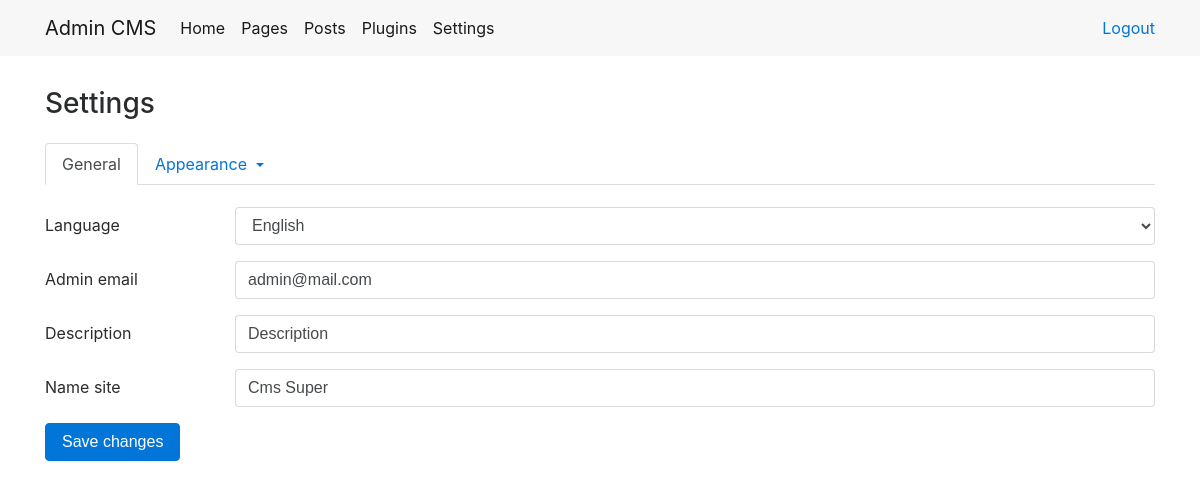
The app's page /admin/settings/general/ (signed in) with its own data.
### tables this page shows
CREATE TABLE `setting` (
  `id` int(11) NOT NULL AUTO_INCREMENT,
  `name` varchar(255) NOT NULL,
  `key_field` varchar(100) NOT NULL,
  `value` varchar(255) NOT NULL,
  `section` varchar(155) NOT NULL DEFAULT 'general',
  PRIMARY KEY (`id`),
  UNIQUE KEY `key` (`key_field`),
  UNIQUE KEY `name` (`name`)
);

### engine/Core/Template/View.php (called while the page is built, shortened)
<?php
class View
{
    public $di;
    public function __construct(DI $di)
    {
        $this->di      = $di;
    }
    public function render($template, $vars = [])
    {
        $templatePath = $this->getTemplatePath($template, ENV);
        $vars['lang'] = $this->di->get('language');
        extract($vars);
        try {
            require $templatePath;
        } catch (\Exception $e) {
            ob_end_clean();
            throw $e;
        }
    }
    private function getTemplatePath($template, $env = null)
    {
        return path('view') . '/' . $template . '.php';
    }
}

### admin/Controller/SettingController.php (called while the page is built, shortened)
<?php
class SettingController extends AdminController
{
    public function general()
    {
        $this->data['settings']  = $this->model->setting->getSettings();
        $this->data['languages'] = languages();
        $this->view->render('setting/general', $this->data);
    }
}

### engine/Cms.php (called while the page is built, shortened)
<?php
class Cms
{
    private $di;
    public function __construct($di)
    {
        $this->di = $di;
        $this->router = $this->di->get('router');
    }
    public function run()
    {
        try {
            $routerDispatch = $this->router->dispatch(Common::getMethod(), Common::getPathUrl());
            list($class, $action) = explode(':', $routerDispatch->getController(), 2);
            $parameters = $routerDispatch->getParameters();
            call_user_func_array([new $controller($this->di), $action], $parameters);
        }catch (\Exception $e) {
            echo $e->getMessage();
            exit;
        }
    }
}

### engine/bootstrap.php (called while the page is built, shortened)
<?php
try {
    $di = new DI();
    $di->set('model', []);
    $cms = new Cms($di);
    $cms->run();
} catch (\ErrorException $e) {
    echo $e->getMessage();
}

### admin/index.php (called while the page is built, shortened)
<?php
require_once '../engine/bootstrap.php';

### engine/Core/Database/Connection.php (called while the page is built, shortened)
<?php
class Connection
{
    private $link;
    private function connect()
    {
        $config = Config::group('database');
        $dsn = 'mysql:host='.$config['host'].';dbname='.$config['db_name'].';charset='.$config['charset'];
        $this->link = new PDO($dsn, $config['username'], $config['password']);
        return $this;
    }
    public function query($sql, $values = [], $statement = PDO::FETCH_OBJ)
    {
        $sth = $this->link->prepare($sql);
        $sth->execute($values);
        $result = $sth->fetchAll($statement);
        return $result;
    }
}

### engine/Core/Config/Repository.php (called while the page is built, shortened)
<?php
class Repository
{
    protected static $stored = [];
    public static function store($group, $key, $data)
    {
        if (!isset(static::$stored[$group]) || !is_array(static::$stored[$group])) {
            static::$stored[$group] = [];
        }
        static::$stored[$group][$key] = $data;
    }
    public static function retrieveGroup($group)
    {
        return isset(static::$stored[$group]) ? static::$stored[$group] : false;
    }
}

### engine/function.php (called while the page is built, shortened)
<?php
function path($section)
{
    $pathMask = ROOT_DIR . DS . '%s';
    switch (strtolower($section))
    {
    case 'config':
        return sprintf($pathMask, 'Config');
    case 'view':
        return sprintf($pathMask, 'View');
    case 'language':
        return sprintf($pathMask, 'Language');
    }
}
function languages()
{
    $directory = path('language');
    $list      = scandir($directory);
    $languages = [];
    if (!empty($list)) {
        unset($list[0]);
        unset($list[1]);
        foreach ($list as $dir) {
            $pathLangDir = $directory . DS . $dir;
            $pathConfig  = $pathLangDir . '/config.json';
            if (is_dir($pathLangDir) and is_file($pathConfig)) {
                $config = file_get_contents($pathConfig);
                $info   = json_decode($config);
                $languages[] = $info;
            }
        }
    }
    return $languages;
}

### engine/Core/Config/Config.php (called while the page is built, shortened)
<?php
class Config
{
    public static function group($group)
    {
        return Repository::retrieveGroup($group);
    }
    public static function file($group = 'main')
    {
        $path = path('config') . DS . $group . '.php';
        if(file_exists($path)) {
            $items = include $path;
            if(!empty($items)) {
                return true;
            } else {
                throw new \Exception(
                    sprintf(
                        'Config file <strong>%s</strong> is not a valid array.', $path
                    )
                );
            }
        } else {
            throw new \Exception(
                sprintf('Cannot load config from file, file <strong>%s</strong> does not exist.', $path)
            );
        }
        return false;
    }
}

### admin/Config/database.php (called while the page is built)
<?php
return [
    'host'     => 'localhost',
    'db_name'  => 'cms',
    'username' => 'root',
    'password' => 'root',
    'charset'  => 'utf8'
];

### admin/Model/Setting/SettingRepository.php (called while the page is built, shortened)
<?php
class SettingRepository extends Model
{
    public function getSettings()
    {
        $sql = $this->queryBuilder->select()
                    ->from('setting')
                    ->where('section', self::SECTION_GENERAL)
                    ->orderBy('id', 'DESC')
                    ->sql();
        return $this->db->query($sql, $this->queryBuilder->values);
    }
}

### engine/Controller.php (called while the page is built, shortened)
<?php
abstract class Controller
{
    protected $di;
    public function __construct(DI $di)
    {
        $this->di      = $di;
    }
    public function __get($key)
    {
        return $this->di->get($key);
    }
}

### engine/DI/DI.php (called while the page is built, shortened)
<?php
class DI
{
    private $container = [];
    public function set($key, $value)
    {
        $this->container[$key] = $value;
        return $this;
    }
    public function get($key)
    {
        return $this->has($key);
    }
    public function has($key)
    {
        return isset($this->container[$key]) ? $this->container[$key] : null;
    }
}

### engine/Model.php (called while the page is built, shortened)
<?php
abstract class Model
{
    public function __construct(DI $di)
    {
        $this->di           = $di;
        $this->db           = $this->di->get('db');
        $this->queryBuilder = new QueryBuilder();
    }
}

### engine/Core/Database/QueryBuilder.php (called while the page is built, shortened)
<?php
class QueryBuilder
{
    protected $sql = [];
    public function select($fields = '*')
    {
        $this->sql['select'] = "SELECT {$fields} ";
        return $this;
    }
    public function from($table)
    {
        $this->sql['from'] = "FROM {$table} ";
        return $this;
    }
    public function where ($column, $value, $operator = '=')
    {
        $this->sql['where'][] = "{$column} {$operator} ?";
        return $this;
    }
    public function orderBy($field, $order)
    {
        $this->sql['order_by'] = "ORDER BY {$field} {$order}";
        return $this;
    }
    public function sql()
    {
        $sql = '';
        if (!empty($this->sql)) {
            foreach ($this->sql as $key => $value) {
                if ($key == 'where') {
                    $sql .= ' WHERE ';
                    foreach ($value as $where) {
                        $sql .= $where;
                    }
                } else {
                    $sql .= $value;
                }
            }
        }
        return $sql;
    }
    public function reset()
    {
        $this->sql    = [];
    }
}

### admin/View/setting/general.php (the view, shortened to what this page needs)
<main>
    <div class="container">
        <div class="row">
            <div class="col page-title">
                <h3>Settings</h3>
            </div>
        </div>
        <div class="row">
            <div class="col">
                <div class="setting-tabs">
                </div>
            </div>
        </div>
        <div class="row">
            <div class="col">
                <form id="settingForm">
                    <?php foreach($settings as $setting):?>
                        <?php if($setting->key_field == 'language'): ?>
                            <div class="form-group row">
                                <label for="formLangSite" class="col-2 col-form-label">
                                    <?= $setting->name ?>
                                </label>
                                <div class="col-10">
                                    <select class="form-control" name="<?= $setting->key_field ?>" id="formLangSite">
                                        <?php foreach($languages as $language): ?>
                                            <option value="<?= $language->info->key ?>">
                                                <?= $language->info->title ?>
                                            </option>
                                         <?php endforeach; ?>
                                    </select>
                                </div>
                            </div>
                        <?php else: ?>
                            <div class="form-group row">
                                <label for="formNameSite" class="col-2 col-form-label">
                                    <?= $setting->name ?>
                                </label>
                                <div class="col-10">
                                    <input class="form-control" type="text" name="<?= $setting->key_field ?>" value="<?= $setting->value ?>" id="formNameSite">
                                </div>
                            </div>
                        <?php endif; ?>
                    <?php endforeach; ?>
                    <button type="submit" class="btn btn-primary" onclick="setting.update(); return false;">
                        Save changes
                    </button>
                </form>
            </div>
        </div>
    </div>
</main>

### admin/Assets/css/dashboard.css (style rules this page uses)
.page-title { padding-top: 2rem; padding-bottom: 1rem; }
.setting-tabs { padding-bottom: 22px; }

### records on screen
setting: name "Language", language "English"
setting: name "Admin email", value "admin@mail.com"
setting: name "Description", description "Description"
setting: name "Name site", name_site "Cms Super"

### other values on screen
$lang->dashboardMenu[$key] "Home"
$lang->dashboardMenu[$key] "Pages"
$lang->dashboardMenu[$key] "Posts"
$lang->dashboardMenu[$key] "Plugins"
$lang->dashboardMenu[$key] "Settings"
